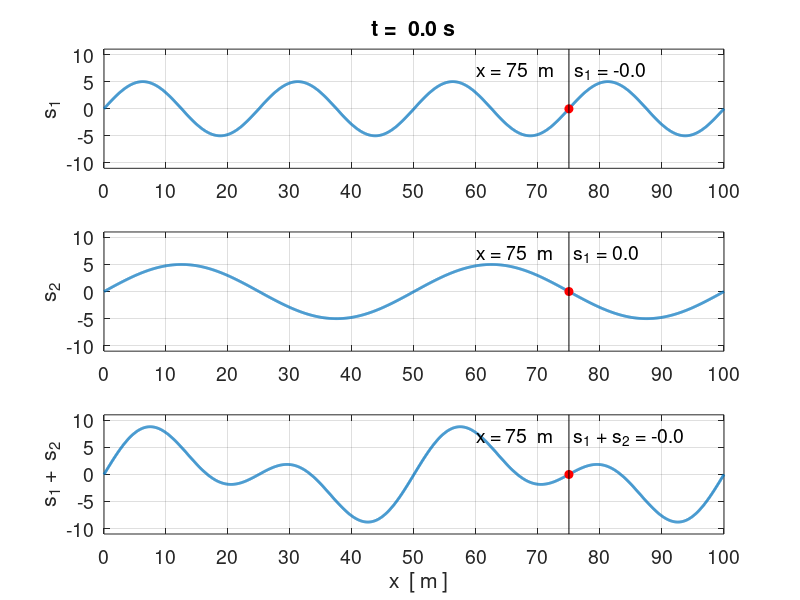

Here is the MATLAB script that generated this plot: (Note: this script raises an error after producing the figure.)
% wm_super01.m


% Animation of the motion can be saved as an animated gif
%   Superposition Principle and Interference

% Ian Cooper
% School of Physics, University of Sydney
% email: ian.cooper@sydney.edu.au
% ../mphome.htm
% 170604

clear all
close all
clc

% =======================================================================
%    Setup for saving images (im) 
% ======================================================================
% flag: 0 animated gif NOT saved or 1 saved /  file name
   f_gif = 1;
   ag_name = 'ag_wm_super03.gif';
% Delay in seconds before displaying the next image  
   delay = 0.25;  
% Frame counter start
   nt = 1; 


% INPUTS ================================================================

% Speed of propagation / Period T / Wavelength L / amplitudes A
   v = 2.0;   
   L1 = 25;     L2 = 50;
   T1 = L1/v;   T2 = L2/v;
   A1 = 5;    A2 = 5;
   
% Time t and position x   
   tMax = 2*T1;
   xMax = 100;

   Nt = 200;
   Nx = 2000;

   t = linspace(0,tMax,Nt);
   x = linspace(0,xMax,Nx);

   w1 = 2*pi/T1;  w2 = 2*pi/T2;
   k1 = 2*pi/L1;  k2 = 2*pi/L2;

   s1 = zeros(Nt,Nx);   s2 = zeros(Nt,Nx);
for c = 1 : Nt
   s1(c,:) = A1 .* sin(k1.* x - w1.*t(c));
   s2(c,:)=  A2 .* sin(k2.* x + w2.*t(c));
end


figure(1)
   pos = [0.1 0.1 0.4 0.5];
   set(gcf,'Units','normalized');
   set(gcf,'Position',pos);
   set(gca,'fontsize',14);
   
for c = 1 : 1 :  Nt
    
xP = x;  yP = s1(c,:);  % 111111111111111111111111111111111111111111111
subplot(3,1,1)
  hold off
  plot(xP,yP,'lineWidth',2);
  grid on
  axis([0 xMax -11 11]);
  hold on
  xP = x(1500); yP = s1(c,1500);
  hPlot = plot(xP,yP,'ro');
  set(hPlot,'MarkerFaceColor','r');
  xP = [x(1500) x(1500)];  yP = [-11 11]; 
  plot(xP,yP,'k');
  t1 = 't =  ';
  t2 = num2str(t(c), '%2.1f\n');
  t3 = ' s';
  tm = [t1 t2 t3];
  title(tm);
  ylabel('s_1');
  set(gca,'fontsize',14);
  t0 = 'x = 75  m    ';
  t1 = 's_1 = ';
  t2 = num2str(s1(c,1500),'%2.1f\n');
  tm = [t0 t1 t2];
  text(60,7,tm,'fontsize',14);
  set(gca,'xTick',0:10:100);  
  set(gca,'yTick',-10:5:10);   
   
xP = x;  yP = s2(c,:);  % 22222222222222222222222222222222222222222222
subplot(3,1,2)
  hold off
  plot(xP,yP,'lineWidth',2);
  grid on
  axis([0 xMax -11 11]);
  hold on
  xP = x(1500); yP = s2(c,1500);
  hPlot = plot(xP,yP,'ro');
  set(hPlot,'MarkerFaceColor','r');
  xP = [x(1500) x(1500)];  yP = [-11 11]; 
  plot(xP,yP,'k');
  ylabel('s_2');
  set(gca,'fontsize',14);
  t0 = 'x = 75  m    ';
  t1 = 's_1 = ';
  t2 = num2str(s2(c,1500),'%2.1f\n');
  tm = [t0 t1 t2];
  text(60,7,tm,'fontsize',14);
  set(gca,'xTick',0:10:100);
  set(gca,'yTick',-10:5:10);
  
  xP = x;  yP = s1(c,:) + s2(c,:);   % 333333333333333333333333333333333
  subplot(3,1,3);
    hold off
   plot(xP,yP,'lineWidth',2);
   grid on
   axis([0 xMax -11 11]);
   hold on
   xP = x(1500); yP = s1(c,1500)+s2(c,1500);
  hPlot = plot(xP,yP,'ro');
  set(hPlot,'MarkerFaceColor','r');
   xP = [x(1500) x(1500)];  yP = [-11 11]; 
   plot(xP,yP,'k');
   xlabel('  x  [ m ]');
   ylabel('s_1 +  s_2');
   set(gca,'fontsize',14);
   t0 = 'x = 75  m    ';
   t1 = 's_1 + s_2 = ';
   t2 = num2str(s1(c,1500)+s2(c,1500),'%2.1f\n');
   tm = [t0 t1 t2];
   text(60,7,tm,'fontsize',14);
   set(gca,'xTick',0:10:100);
   set(gca,'yTick',-10:5:10);
  
   pause(0.01)

  if f_gif > 0 
       frame = getframe(1);
       im = frame2im(frame);
       [imind,cm] = rgb2ind(im,256);
     %  On the first loop, create the file. In subsequent loops, append.
       if nt == 1
          imwrite(imind,cm,ag_name,'gif','DelayTime',delay,'loopcount',inf);
       else
         imwrite(imind,cm,ag_name,'gif','DelayTime',delay,'writemode','append');
       end
       nt = nt+1;
  end
   
end
